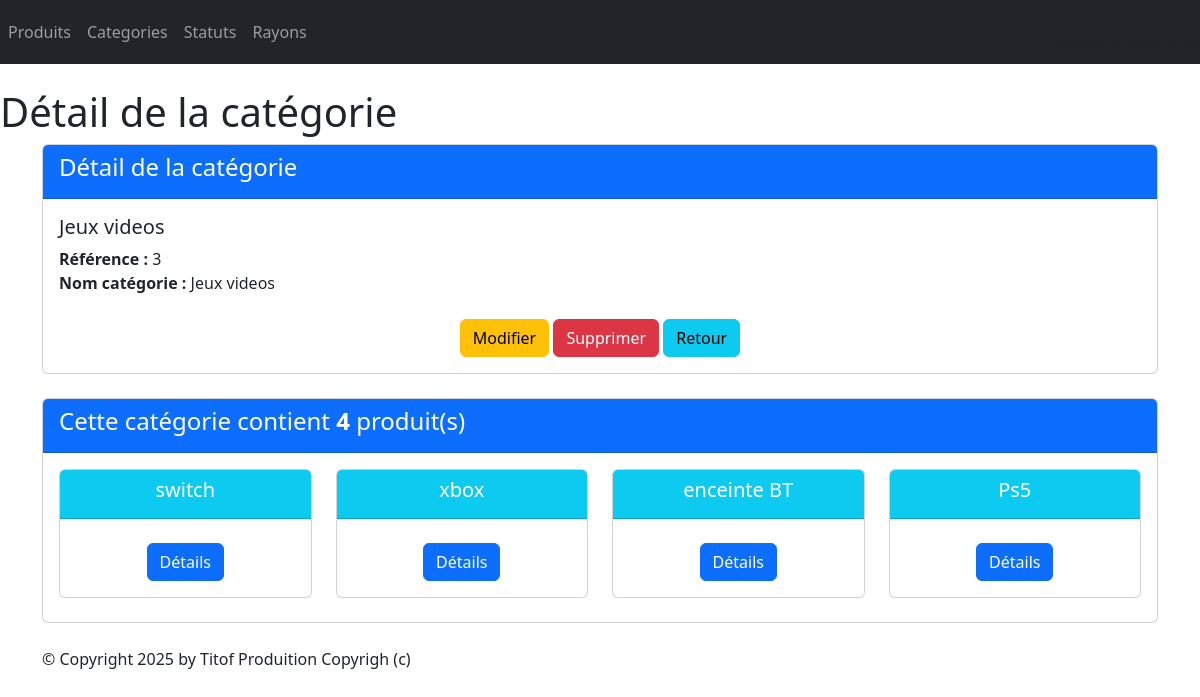
/monApp/categorie/3/, run on the app's committed database.
### monApp/models.py (models this page shows, shortened)
class Categorie(models.Model):
    idCat = models.AutoField(primary_key=True)
    nomCat = models.CharField(max_length=100)

class Produit(models.Model):
    refProd = models.AutoField(primary_key=True)
    intituleProd = models.CharField(max_length=200)
    prixUnitaireProd = models.DecimalField(max_digits=10, decimal_places=2)
    dateFabProd = models.DateField(default=date.today)
    categorie = models.ForeignKey(Categorie, on_delete=models.CASCADE, related_name="produits_categorie", null=True, blank=True)
    status = models.ForeignKey(Statut, on_delete=models.CASCADE, related_name="produits_status",null=True, blank=True)

### monApp/views.py (the view)
# urls.py: path("categorie/<pk>/",views.CategorieDetailView.as_view(), name="dtl_cat"),
class CategorieDetailView(DetailView):
    model = Categorie
    template_name = "monApp/detail_categorie.html"
    context_object_name = "cat"
    def get_queryset(self):
        return Categorie.objects.annotate(nb_produits=Count('produits_categorie'))
    def get_context_data(self, **kwargs):
        context = super(CategorieDetailView, self).get_context_data(**kwargs)
        context['titremenu'] = "Détail de la catégorie"
        context['prdts'] = self.object.produits_categorie.all()
        return context

### monApp/templates/monApp/detail_categorie.html
{% extends 'monApp/base.html' %}
{% block menu %}
<h1>{{titremenu}}</h1>
{% endblock %}
{% block contenu %}
<div class="card mb-4">
    <div class="card-header bg-primary text-white">
        <h4>Détail de la catégorie</h4>
    </div>
    <div class="card-body">
        <h5 class="card-title">{{ cat.nomCat }}</h5>
        <ul class="list-unstyled">
            <li><strong>Référence :</strong> {{ cat.idCat }}</li>
            <li><strong>Nom catégorie :</strong> {{ cat.nomCat }}</li>
        </ul>
        <div class="car-footer text-center">
            <a href="{% url 'cat-chng' cat.idCat %}" class="btn btn-warning mt-2">Modifier</a>
            <a href="{% url 'dlt_cat' cat.idCat %}" class="btn btn-danger mt-2">Supprimer</a>
            <a href="{% url 'lst_cats'%}" class="btn btn-info mt-2">Retour</a>
        </div>
    </div>
</div>
<div class="card mb-4">
    <div class="card-header bg-primary text-white">
        <h4>Cette catégorie contient <strong>{{ cat.nb_produits }}</strong> produit(s)</h4>
    </div>
    <div class="card-body">
        <div class="row">
            {% if prdts %}
                {% for prdt in prdts %}
                <div class="col-sm-3">
                    <div class="card mb-2 text-center">
                        <div class="card-header bg-info text-white">
                            <h5 class="card-title">{{ prdt.intituleProd }}</h5>
                        </div>
                        <div class="card-body">
                            <a href="{% url 'dtl_prdt' prdt.refProd %}" class="btn btn-primary mt-2">Détails</a>
                        </div>
                    </div>
                </div>
                {% endfor %}
            {% else %}
                <p class="text-muted">Aucun produit trouvé pour cette catégorie.</p>
            {% endif %}
        </div>
    </div>
</div>
{% endblock %}

### TutoDjango/static/styles.css (style rules this page uses)
h1 { color: red }

### data on the page
Categorie: nomCat "Jeux videos", idCat "3", nb_produits "4"
Produit: intituleProd "switch"
Produit: intituleProd "xbox"
Produit: intituleProd "enceinte BT"
Produit: intituleProd "Ps5"

### other printed values
{{ titremenu }} "Détail de la catégorie"
